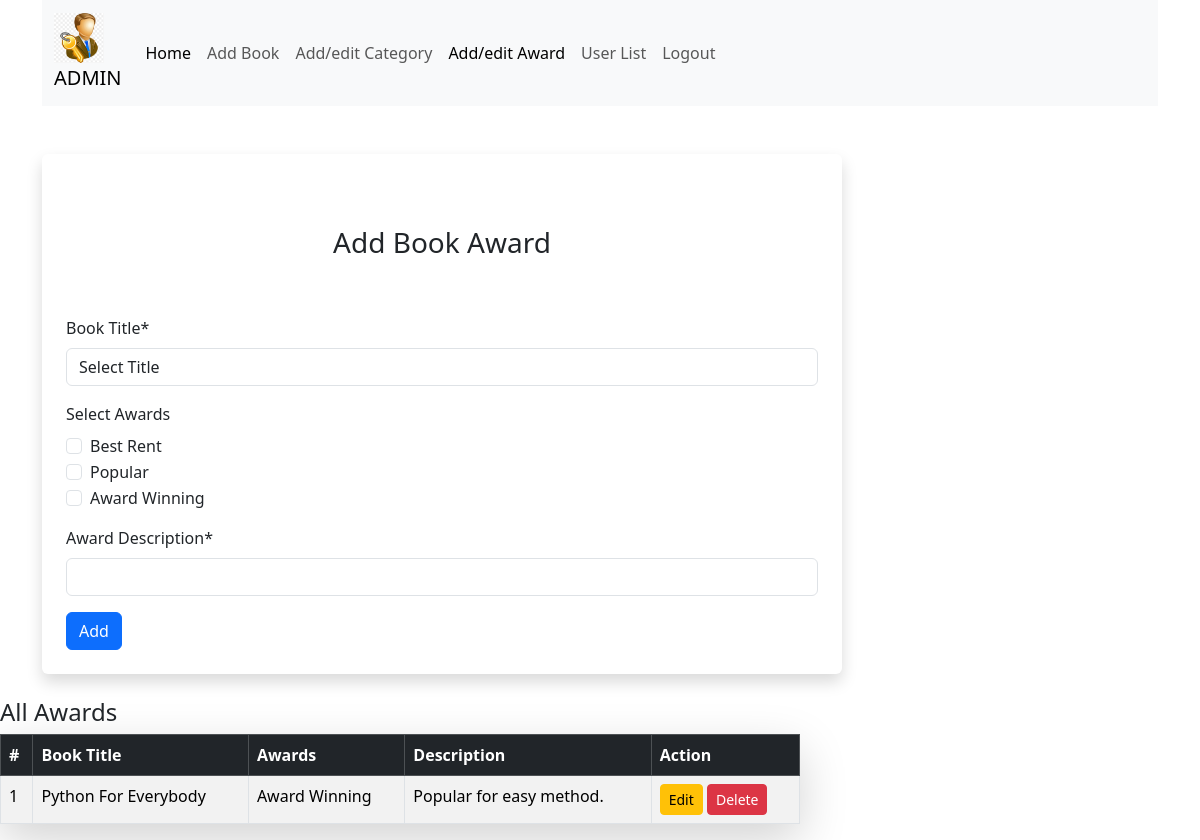
Page /admin_panel/book_function/add_award.php (signed in) on the committed database.
### tables this page shows
CREATE TABLE `award` (
  `b_id` int(11) NOT NULL,
  `description` text NOT NULL,
  `best_rent` tinyint(1) DEFAULT 0,
  `popular` tinyint(1) DEFAULT 0,
  `award_winning` tinyint(1) DEFAULT 0
);

CREATE TABLE `book` (
  `b_id` int(11) NOT NULL,
  `b_title` varchar(200) DEFAULT NULL,
  `author` varchar(100) DEFAULT NULL,
  `description` text DEFAULT NULL,
  `cover` varchar(255) DEFAULT NULL,
  `file` varchar(255) DEFAULT NULL,
  `cat_id` int(11) DEFAULT NULL
);

### admin_panel/book_function/add_award.php (the view, shortened to what this page needs)
<?php
if (isset($_SESSION['ad_id']) && isset($_SESSION['ad_email'])) {
    include "../../db_conn.php";
    $sql = "SELECT book.b_id, book.b_title, award.description, award.best_rent, award.popular, award.award_winning
            FROM award
            INNER JOIN book ON award.b_id = book.b_id";
    $stmt = $conn->prepare($sql);
    $stmt->execute();
    $awards = $stmt->fetchAll();
?>
<!DOCTYPE html>
<html lang="en">
<head>
    <link href="https://cdn.jsdelivr.net/npm/bootstrap@5.3.3/dist/css/bootstrap.min.css" rel="stylesheet"
>
</head>
<body>
</head>
<body>
    <div class="container">
        <nav class="navbar navbar-expand-lg navbar-light bg-light">
            <div class="container-fluid">
                <a class="navbar-brand" href="../admin_panel.php">
                    <img src="../../image/admin.png" alt="ADMIN"><br>ADMIN</a>
                <div class="collapse navbar-collapse" id="navbarSupportedContent">
                    <ul class="navbar-nav me-auto mb-2 mb-lg-0">
                        <li class="nav-item">
                            <a class="nav-link active" aria-current="page" href="../../index.php">Home</a>
                        </li>
                        <li class="nav-item">
                            <a class="nav-link" href="add_book.php">Add Book</a>
                        </li>
                        <li class="nav-item">
                            <a class="nav-link" href="add_category.php">Add/edit Category</a>
                        </li>
                        <li class="nav-item">
                            <a class="nav-link active" href="add_award.php">Add/edit Award</a>
                        </li>
                        <li class="nav-item">
                            <a class="nav-link" href="../user_list.php">User List</a>
                        </li>
                        <li class="nav-item">
                            <a class="nav-link" href="../../account/logout.php">Logout</a>
                        </li>
                    </ul>
                </div>
            </div>
        </nav>
        <form action="add_award_func.php" method="post" class="shadow p-4 rounded mt-5" style="width: 90%; max-width: 50rem;">
            <h1 class="text-center p-5 display-4 fs-3">Add Book Award</h1>
            <div class="mb-3">
                <label class="form-label">Book Title*</label>
                <select name="book_title" class="form-control" required>
                    <option value="0">Select Title</option>
                </select>
            </div>
            <div class="mb-3">
                <label class="form-label">Select Awards</label><br>
                <div class="form-check">
                    <input class="form-check-input" type="checkbox" name="best_rent" value="1" id="best_rent">
                    <label class="form-check-label" for="best_rent">Best Rent</label>
                </div>
                <div class="form-check">
                    <input class="form-check-input" type="checkbox" name="popular" value="1" id="popular">
                    <label class="form-check-label" for="popular">Popular</label>
                </div>
                <div class="form-check">
                    <input class="form-check-input" type="checkbox" name="award_winning" value="1" id="award_winning">
                    <label class="form-check-label" for="award_winning">Award Winning</label>
                </div>
            </div>
            <div class="mb-3">
                <label class="form-label">Award Description*</label>
                <input type="text" class="form-control" name="award_description" required>
            </div>
            <button type="submit" class="btn btn-primary">Add</button>
        </form>
    </div>
     <br>
    <?php
    if (empty($awards)) { ?>
        <p>No awards available.</p>
    <?php } else { ?>
        <h4>All Awards</h4>
        <table class="table table-hover table-striped table-bordered shadow-lg rounded" style="width: 90%; max-width: 50rem;">
            <thead class="table-dark">
                <tr>
                    <th>#</th>
                    <th>Book Title</th>
                    <th>Awards</th>
                    <th>Description</th>
                    <th>Action</th>
                </tr>
            </thead>
            <tbody>
                <?php foreach ($awards as $index => $award) { ?>
                    <tr>
                        <td><?= $index + 1 ?></td>
                        <td><?= htmlspecialchars($award['b_title']) ?></td>
                        <td>
                            <?php if ($award['award_winning']) echo "Award Winning "; ?>
                        </td>
                        <td><?= htmlspecialchars($award['description']) ?></td>
                        <td>
                            <a href="edit_delete_award/edit_award.php?b_id=<?= $award['b_id'] ?>" class="btn btn-warning btn-sm">Edit</a>
                            <a href="edit_delete_award/delete_award.php?b_id=<?= $award['b_id'] ?>" class="btn btn-danger btn-sm">Delete</a>
                        </td>
                    </tr>
                <?php } ?>
            </tbody>
        </table>
    <?php } ?>
</body>
</html>
<?php
} else {
    header("Location: ../../account/login.php");
    exit;
}
?>

### admin_panel/book_function/add_award.php (style rules this page uses)
.navbar-brand img { height: 50px; }

### rows in the picture
award: b_id.b_title "Python For Everybody", award_winning "Award Winning", description "Popular for easy method."
